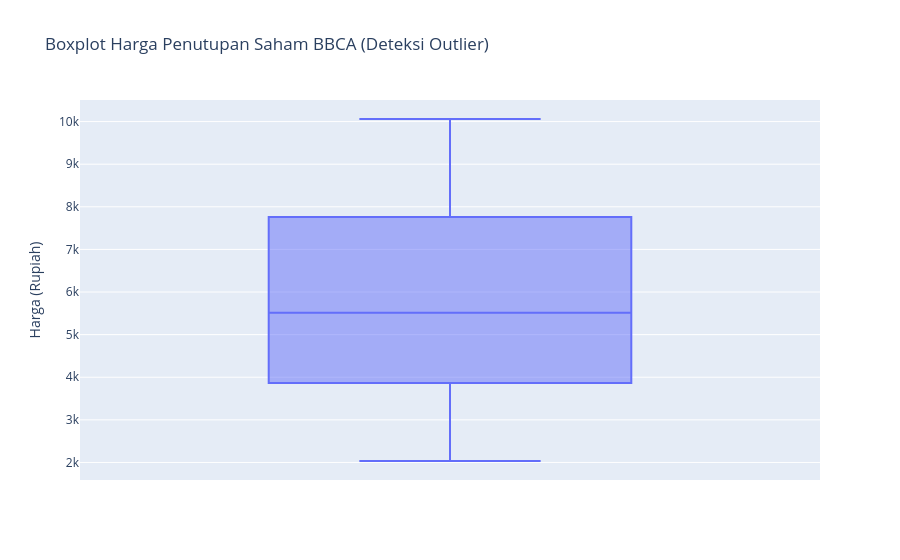

The cell this chart's notebook holds for it:
### Markdown cell above
## 8. Pengecekan Outlier

### Code cell
fig_outlier = px.box(df, y='Close', title='Boxplot Harga Penutupan Saham BBCA (Deteksi Outlier)')
fig_outlier.update_layout(yaxis_title="Harga (Rupiah)")
fig_outlier.show()

### Figure 1 — Plotly figure (JSON) as saved in the notebook; plotly's stock layout.template omitted (floating-point values rounded to 4 significant figures; data arrays with more than 128 entries replaced by an {"elided": "..."} marker saying what was removed)
{"data": [{"alignmentgroup": "True", "hovertemplate": "Close=%{y}<extra></extra>", "legendgroup": "", "marker": {"color": "#636efa"}, "name": "", "notched": false, "offsetgroup": "", "orientation": "v", "showlegend": false, "type": "box", "x0": " ", "xaxis": "x", "y": {"elided": "2460 float values"}, "y0": " ", "yaxis": "y"}], "layout": {"boxmode": "group", "legend": {"tracegroupgap": 0}, "title": {"text": "Boxplot Harga Penutupan Saham BBCA (Deteksi Outlier)"}, "xaxis": {"anchor": "y", "domain": [0, 1]}, "yaxis": {"anchor": "x", "domain": [0, 1], "title": {"text": "Harga (Rupiah)"}}}}
